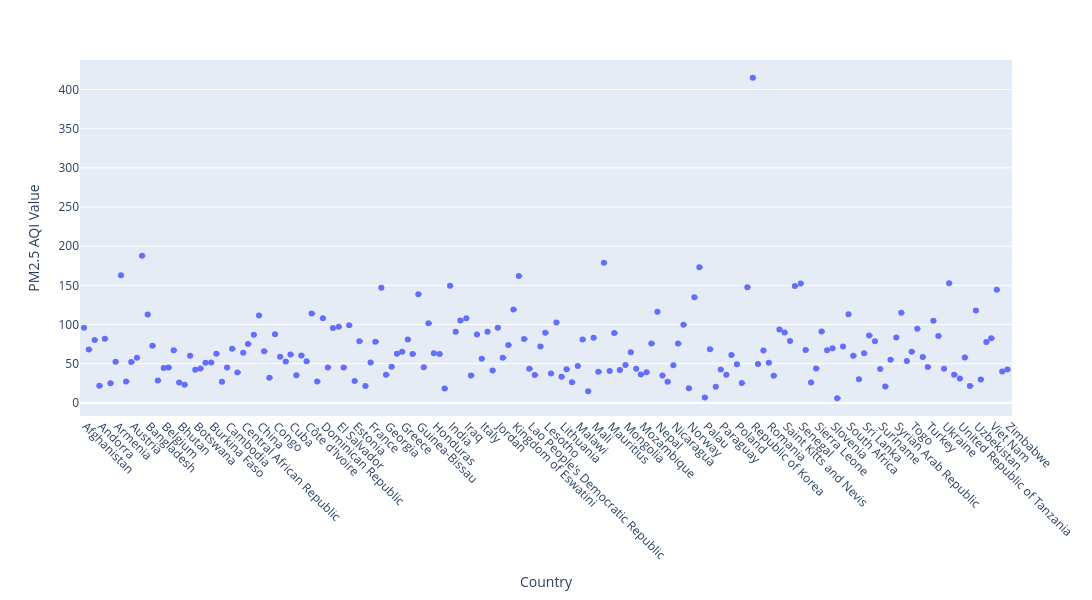

The notebook cell this image was saved under:
### Code cell
# Using Pyplot
fig = px.box(
    pm2_aqi_country,
    x = 'country_name',
    y = 'avg_pm2.5_aqi_value',
    labels={'country_name': 'Country', 'avg_pm2.5_aqi_value': 'PM2.5 AQI Value'},
    hover_data = {'country_name', 'avg_pm2.5_aqi_value'},
    points= 'all'
)
fig.update_layout(
    height = 600,
    width = 3500,
    xaxis_tickangle = 45
)

fig.show()

### Figure 1 — Plotly figure (JSON) as saved in the notebook; plotly's stock layout.template omitted (floating-point values rounded to 4 significant figures; data arrays with more than 128 entries replaced by an {"elided": "..."} marker saying what was removed)
{"data": [{"alignmentgroup": "True", "boxpoints": "all", "hovertemplate": "Country=%{x}<br>PM2.5 AQI Value=%{y}<extra></extra>", "legendgroup": "", "marker": {"color": "#636efa"}, "name": "", "notched": false, "offsetgroup": "", "orientation": "v", "showlegend": false, "type": "box", "x": {"elided": "175 str values"}, "x0": " ", "xaxis": "x", "y": {"elided": "175 float values"}, "y0": " ", "yaxis": "y"}], "layout": {"boxmode": "group", "height": 600, "legend": {"tracegroupgap": 0}, "margin": {"t": 60}, "width": 3500, "xaxis": {"anchor": "y", "domain": [0, 1], "tickangle": 45, "title": {"text": "Country"}}, "yaxis": {"anchor": "x", "domain": [0, 1], "title": {"text": "PM2.5 AQI Value"}}}}
